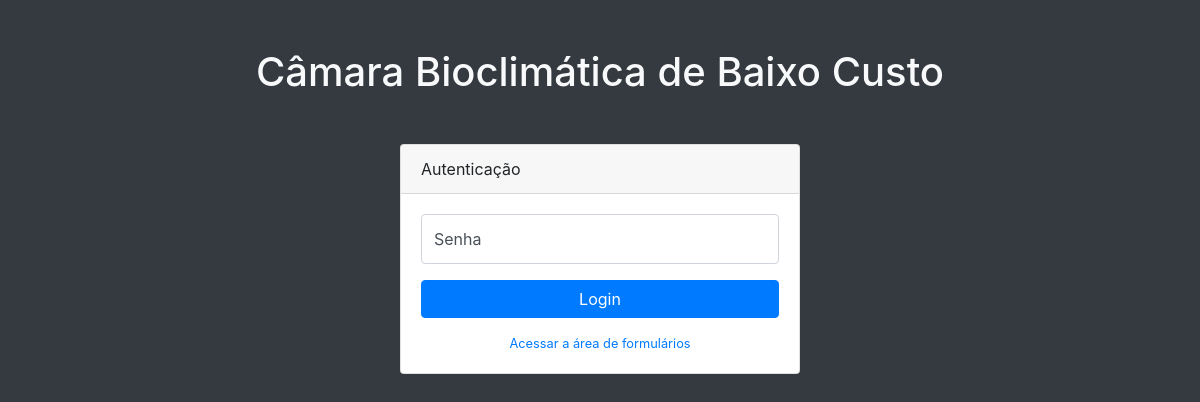
Page /admin.php on the earlier database version.
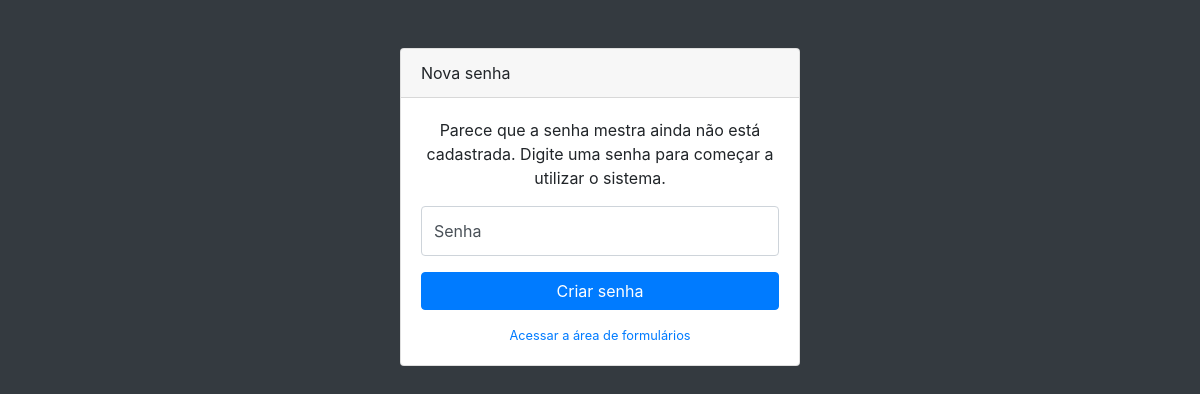
Same page on the later database version.
### tables this page shows
CREATE TABLE "configuration" (
	`id`	INTEGER PRIMARY KEY AUTOINCREMENT,
	`title`	TEXT NOT NULL,
	`answered`	TEXT,
	`access`	TEXT,
	`back`	TEXT,
	`stop`	TEXT,
	`password`	TEXT
, "intro");

### admin.php (the view, shortened to what the changed rows need)
<?php
$db = new PDO('sqlite:storage/db.db');
$sql = "SELECT * FROM configuration";
$stmt = $db->prepare($sql);
$stmt->execute();
$config = $stmt->fetchAll(PDO::FETCH_ASSOC);
if (!isset($config[0])) {
	unset($_SESSION['password']);
	header('location:index.php');
} else {
	$config = $config[0];
}
if ($_SERVER['REQUEST_METHOD'] === 'POST') {
	if (isset($_POST['action'])) {
		switch ($_POST['action']) {
			case 'update':
				$sql = "UPDATE configuration SET
					title = :title,
					intro = :intro,
					answered = :answered,
					access = :access,
					back = :back,
					stop = :stop
					WHERE id = '1'";
	    	    $stmt = $db->prepare($sql);
	    	    $stmt->bindValue(":title", $_POST['title'], PDO::PARAM_STR);
	    	    $stmt->bindValue(":intro", $_POST['intro'], PDO::PARAM_STR);
	    	    $stmt->bindValue(":answered", $_POST['answered'], PDO::PARAM_STR);
	    	    $stmt->bindValue(":access", $_POST['access'], PDO::PARAM_STR);
	    	    $stmt->bindValue(":back", $_POST['back'], PDO::PARAM_STR);
	    	    $stmt->bindValue(":stop", $_POST['stop'], PDO::PARAM_STR);
	    	    $stmt->execute();
				$template = 'configuration';
				$sql = "SELECT * FROM configuration";
				$stmt = $db->prepare($sql);
				$stmt->execute();
				$config = $stmt->fetchAll(PDO::FETCH_ASSOC)[0];
				break;
			case 'createPassword':
				if ($_POST['password']) {
					$sql = "UPDATE configuration SET password = :password WHERE id = '1'";
		    	    $stmt = $db->prepare($sql);
		    	    $stmt->bindValue(":password", md5($_POST['password']), PDO::PARAM_STR);
		    	    $stmt->execute();
				}
				header('location:admin.php');
				break;
			case 'checkPassword':
				if (isset($_POST['password']) && md5($_POST['password']) == $config['password']) {
					$_SESSION['password'] = $config['password'];
					$template = 'configuration';
				} else {
					$message = 'Dados incorretos';
					$template = 'login';
				}
				break;
			case 'createSession':
				if (isset($_POST['hour']) && isset($_POST['minute']) ) {
					$sql = "INSERT INTO session (timetablehour, timetableminute) VALUES (:hour, :minute)";
		    	    $stmt = $db->prepare($sql);
		    	    $stmt->bindValue(":hour", $_POST['hour'], PDO::PARAM_STR);
		    	    $stmt->bindValue(":minute", $_POST['minute'], PDO::PARAM_STR);
		    	    if ($stmt->execute())
						$return = array('result' => 'success', 'message' => 'Data saved.', 'id' => $db->lastInsertId());
					else
						$return = array('result' => 'error', 'message' => 'Error on insert data.');
				} else {
					$return = array('result' => 'error', 'message' => 'Hour and minute not sent.');
				}
				echo json_encode($return);
				exit;
				break;
			case 'updateSession':
				if (isset($_POST['field']) && isset($_POST['value']) && isset($_POST['id']) ) {
				    $sql = "UPDATE session SET
							timetable{$_POST['field']} = :{$_POST['field']}
							WHERE id = :id";
		    	    $stmt = $db->prepare($sql);
		    	    $stmt->bindValue(":{$_POST['field']}", $_POST['value'], PDO::PARAM_STR);
		    	    $stmt->bindValue(":id", $_POST['id'], PDO::PARAM_STR);
		    	    if ($stmt->execute())
						$return = array('result' => 'success', 'message' => 'Data saved.', 'id' => $db->lastInsertId());
					else
						$return = array('result' => 'error', 'message' => 'Error on update data.');
				} else {
					$return = array('result' => 'error', 'message' => 'Hour and minute not sent.');
				}
				echo json_encode($return);
				exit;
				break;
			case 'deleteSession':
				if (isset($_POST['id'])) {
					$sql = "DELETE FROM questionnaire WHERE session_id = :id";
		    	    $stmt = $db->prepare($sql);
		    	    $stmt->bindValue(":id", $_POST['id'], PDO::PARAM_STR);
		    	    $stmt->execute();
					$sql = "DELETE FROM session WHERE id = :id";
		    	    $stmt = $db->prepare($sql);
		    	    $stmt->bindValue(":id", $_POST['id'], PDO::PARAM_STR);
		    	    $stmt->execute();
					$return = array('result' => 'success', 'message' => 'Data removed.', 'id' => $db->lastInsertId());
				} else {
					$return = array('result' => 'error', 'message' => 'Hour and minute not sent.');
				}
				echo json_encode($return);
				exit;
				break;
			case 'createQuestionnaire':
				$sql = "SELECT * FROM questionnaire WHERE session_id = :session_id ORDER BY sort DESC LIMIT 1";
				$stmt = $db->prepare($sql);
	    	    $stmt->bindValue(":session_id", $_POST['session_id'], PDO::PARAM_STR);
				$stmt->execute();
				$questionnaires = $stmt->fetchAll(PDO::FETCH_ASSOC);
				$sort = (isset($questionnaires[0]['sort'])) ? $questionnaires[0]['sort'] + 1 : 1;
				$sql = "INSERT INTO questionnaire ('session_id', 'sort') VALUES (:session_id, :sort)";
	    	    $stmt = $db->prepare($sql);
	    	    $stmt->bindValue(":session_id", $_POST['session_id'], PDO::PARAM_STR);
	    	    $stmt->bindValue(":sort", $sort, PDO::PARAM_STR);
	    	    if ($stmt->execute())
					$return = array('result' => 'success', 'message' => 'Data saved.', 'id' => $db->lastInsertId(), 'sort' => $sort);
				else
					$return = array('result' => 'error', 'message' => 'Error on insert data.');
				echo json_encode($return);
				exit;
				break;
			case 'updateQuestionnaire':
				if (isset($_POST['field']) && isset($_POST['value']) && isset($_POST['id']) ) {
				    $sql = "UPDATE questionnaire SET
							{$_POST['field']} = :{$_POST['field']}
							WHERE id = :id";
		    	    $stmt = $db->prepare($sql);
		    	    $stmt->bindValue(":{$_POST['field']}", $_POST['value'], PDO::PARAM_STR);
		    	    $stmt->bindValue(":id", $_POST['id'], PDO::PARAM_STR);
		    	    if ($stmt->execute())
						$return = array('result' => 'success', 'message' => 'Data saved.', 'id' => $db->lastInsertId());
					else
						$return = array('result' => 'error', 'message' => 'Error on update data.');
				} else {
					$return = array('result' => 'error', 'message' => 'Hour and minute not sent.');
				}
				echo json_encode($return);
				exit;
				break;
			case 'deleteQuestionnaire':
				if (isset($_POST['id'])) {
					$sql = "DELETE FROM questionnaire WHERE id = :id";
		    	    $stmt = $db->prepare($sql);
		    	    $stmt->bindValue(":id", $_POST['id'], PDO::PARAM_STR);
		    	    $stmt->execute();
					$return = array('result' => 'success', 'message' => 'Data removed.', 'id' => $db->lastInsertId());
				} else {
					$return = array('result' => 'error', 'message' => 'Hour and minute not sent.');
				}
				echo json_encode($return);
				exit;
				break;
			default:
				header('location:admin.php');
				break;
		}
	} else {
		header('location:admin.php');
	}
} else {
	if (isset($_SESSION['password'])) {
		$template = 'configuration';
	} else {
		$template = ($config['password']) ? 'login' : 'createPassword';
	}
}
?>
<!doctype html>
<html lang="pt">
	<head>
		<link rel="stylesheet" href="assets/css/bootstrap.min.css">
		<link rel="stylesheet" href="assets/css/sb-admin.css">
		<link rel="stylesheet" href="assets/js/summernote/summernote-bs4.css">
	</head>
	<body class="bg-dark">
		<div class="container">
			<h1 class="text-center mx-auto mt-5 text-light"><?php echo $config['title'] ?></h1>
			<?php if (isset($template) && $template == 'login') : ?>
			<div class="card card-login mx-auto mt-5">
				<div class="card-header">Autenticação</div>
				<div class="card-body">
					<form action="admin.php" method="post">
						<div class="form-group">
							<div class="form-label-group">
								<input type="password" name="password" id="inputPassword" class="form-control" placeholder="Password" required>
								<label for="inputPassword">Senha</label>
							</div>
						</div>
						<button class="btn btn-primary btn-block">Login</button>
					</form>
					<div class="text-center">
						<a class="d-block small mt-3" href="index.php" target="_blank">Acessar a área de formulários</a>
					</div>
				</div>
			</div>
			<?php endif; ?>
			<?php if (isset($template) && $template == 'createPassword') : ?>
			<div class="card card-login mx-auto mt-5">
				<div class="card-header">Nova senha</div>
				<div class="card-body">
					<p class="text-center">Parece que a senha mestra ainda não está cadastrada. Digite uma senha para começar a utilizar o sistema.</p>
					<form action="admin.php" method="post">
						<div class="form-group">
							<div class="form-label-group">
								<input type="password" name="password" id="inputPassword" class="form-control" placeholder="Password" required>
								<label for="inputPassword">Senha</label>
							</div>
						</div>
						<button class="btn btn-primary btn-block">Criar senha</button>
					</form>
					<div class="text-center">
						<a class="d-block small mt-3" href="index.php" target="_blank">Acessar a área de formulários</a>
					</div>
				</div>
			</div>
			<?php endif; ?>
		</div>
	</body>
</html>

Differences in the rows shown:
no longer on this page (row edited): configuration: title "Câmara Bioclimática de Baixo Custo"
Other differences:
text no longer shown: "Autenticação Login"
text now shown: "Nova senha Parece que a senha mestra ainda não está cadastrada. Digite uma senha para começar a utilizar o sistema. Criar senha"
